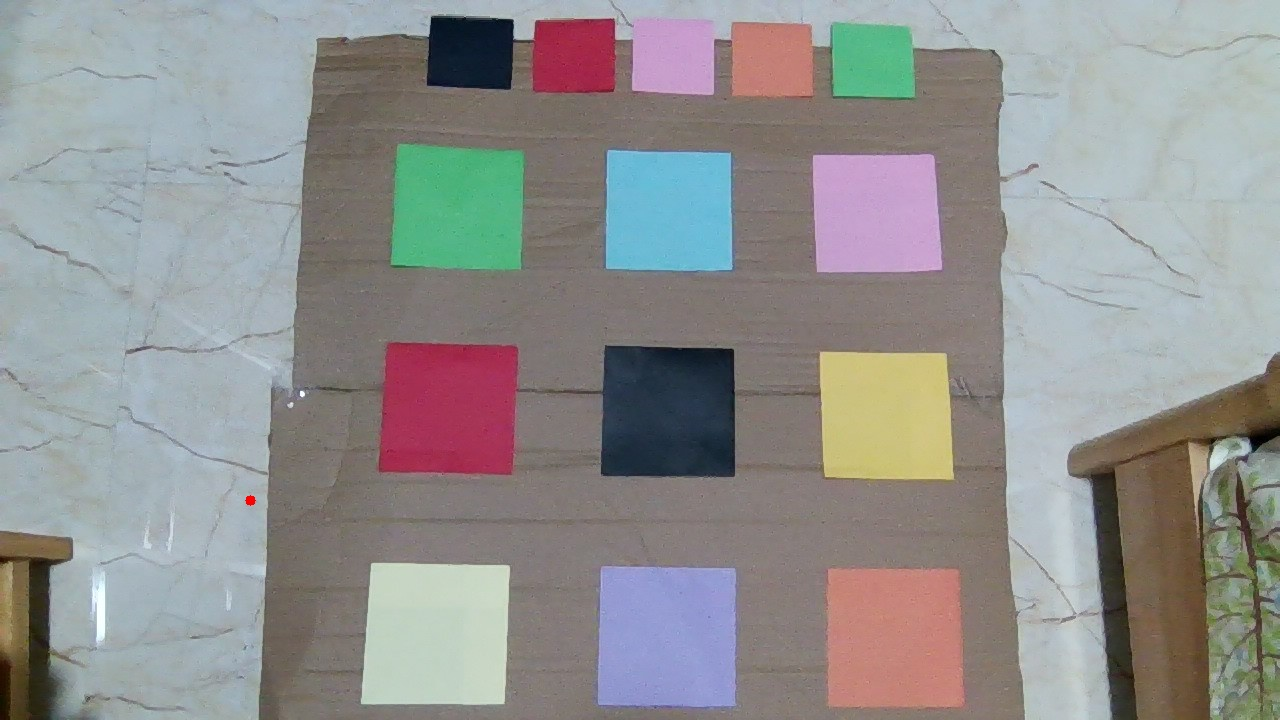
//> input picture ComputerVision/Modules/ColorPicker/target.jpg, 1280 x 720 px
$ ./main   (built with g++ and OpenCV 4)
//> lines starting //> are read from the running program, lines starting //| are printed output that depends on the picture; after the words box and inside, x2 and y2 are one past the last pixel; in counts of white or black regions, pixels touching at a corner belong together
#include <opencv2/opencv.hpp>
#include <fstream>

int main ()
{
    cv::Mat img;
    cv::Mat imgHSV, mask;
    img = cv::imread ("../target.jpg");
//> img is the input picture: 720 rows x 1280 cols, CV_8UC3; mean B, G, R 143.7, 144.6, 145.1

    int h_u = 179, h_l = 0, s_u = 255, s_l = 0, v_u = 255, v_l = 0;

    cv::namedWindow ("Track Bar");
    cv::createTrackbar ("Hue Max", "Track Bar", &h_u, 179);
    cv::createTrackbar ("Hue Min", "Track Bar", &h_l, 179);
//> slider 'Hue Min' is set to 35
    cv::createTrackbar ("Saturation Max", "Track Bar", &s_u, 255);
    cv::createTrackbar ("Saturation Min", "Track Bar", &s_l, 255);
//> slider 'Saturation Min' is set to 51
    cv::createTrackbar ("Value Max", "Track Bar", &v_u, 255);
    cv::createTrackbar ("Value Min", "Track Bar", &v_l, 255);
//> slider 'Value Min' is set to 51

    int key = 0;
    std::fstream file ("../ColorRange.txt", std::ios::trunc | std::ios::out);
    while (1)
    {
        cv::cvtColor (img, imgHSV, cv::COLOR_BGR2HSV);
//> imgHSV: 720 rows x 1280 cols, CV_8UC3; mean H, S, V 65.6, 45.3, 157.9
        cv::Scalar lower (h_l, s_l, v_l), upper (h_u, s_u, v_u);
        cv::inRange (imgHSV, lower, upper, mask);
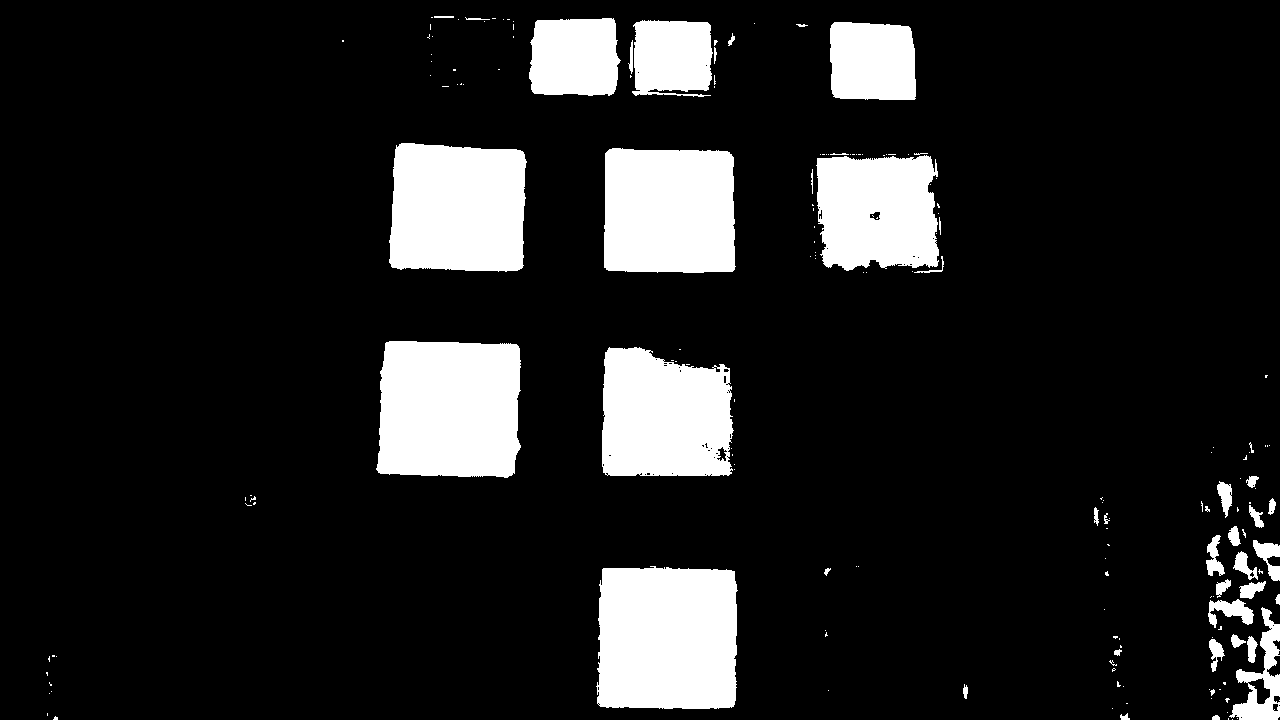
//> mask: 720 rows x 1280 cols, CV_8UC1; 13.3% white; 179 white regions (135 under 20 px), largest, box (x1, y1, x2, y2) and area: (596, 566, 738, 709) 19108, (376, 341, 521, 478) 18372, (389, 143, 527, 272) 16234
        cv::imshow ("HSV", imgHSV);
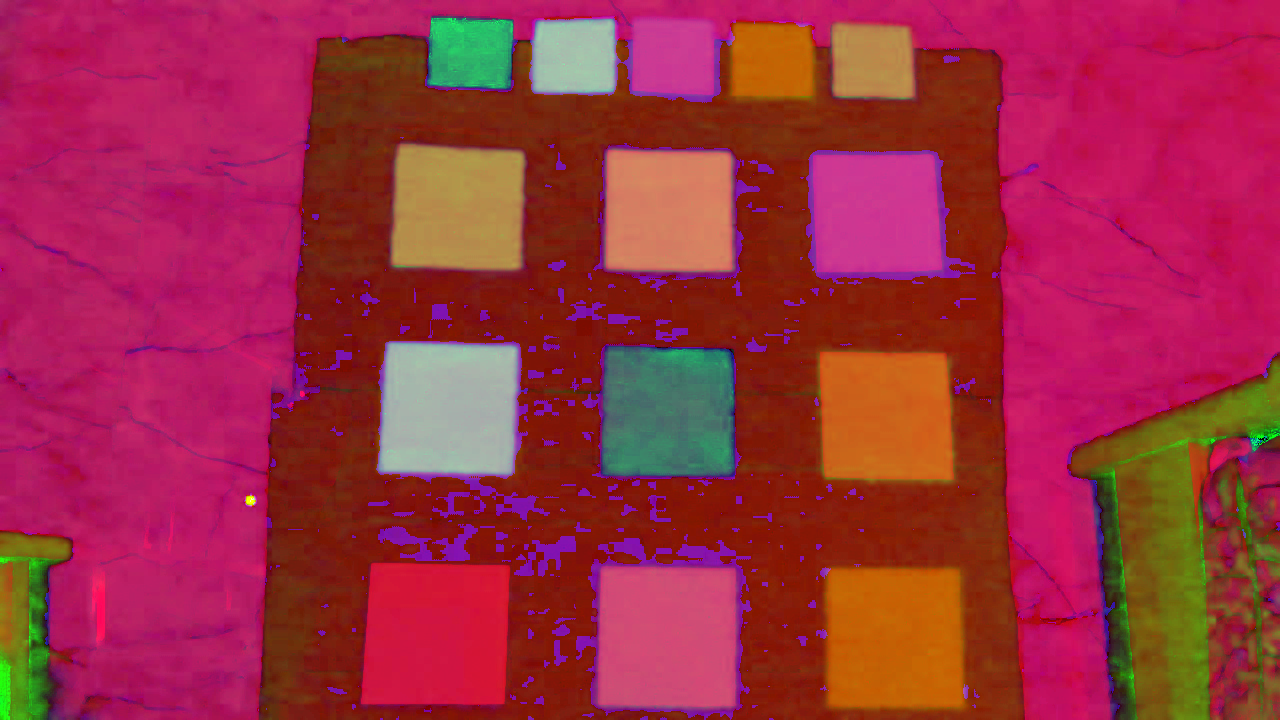
//> window 'HSV': 720 rows x 1280 cols, CV_8UC3; mean B, G, R 65.6, 45.3, 157.9
        cv::imshow ("Mask", mask);
        key = cv::waitKey (20);
//> the Esc key is pressed
        if (key == 27)
        {
            break;
        }
        else if (key == 49)
        {
            file << h_u << '\n' << s_u << '\n' << v_u << '\n';
            file << h_l << '\n' << s_l << '\n' << v_l << '\n' << '\n';
        }


    }
    file.close ();
    return 0;
}
